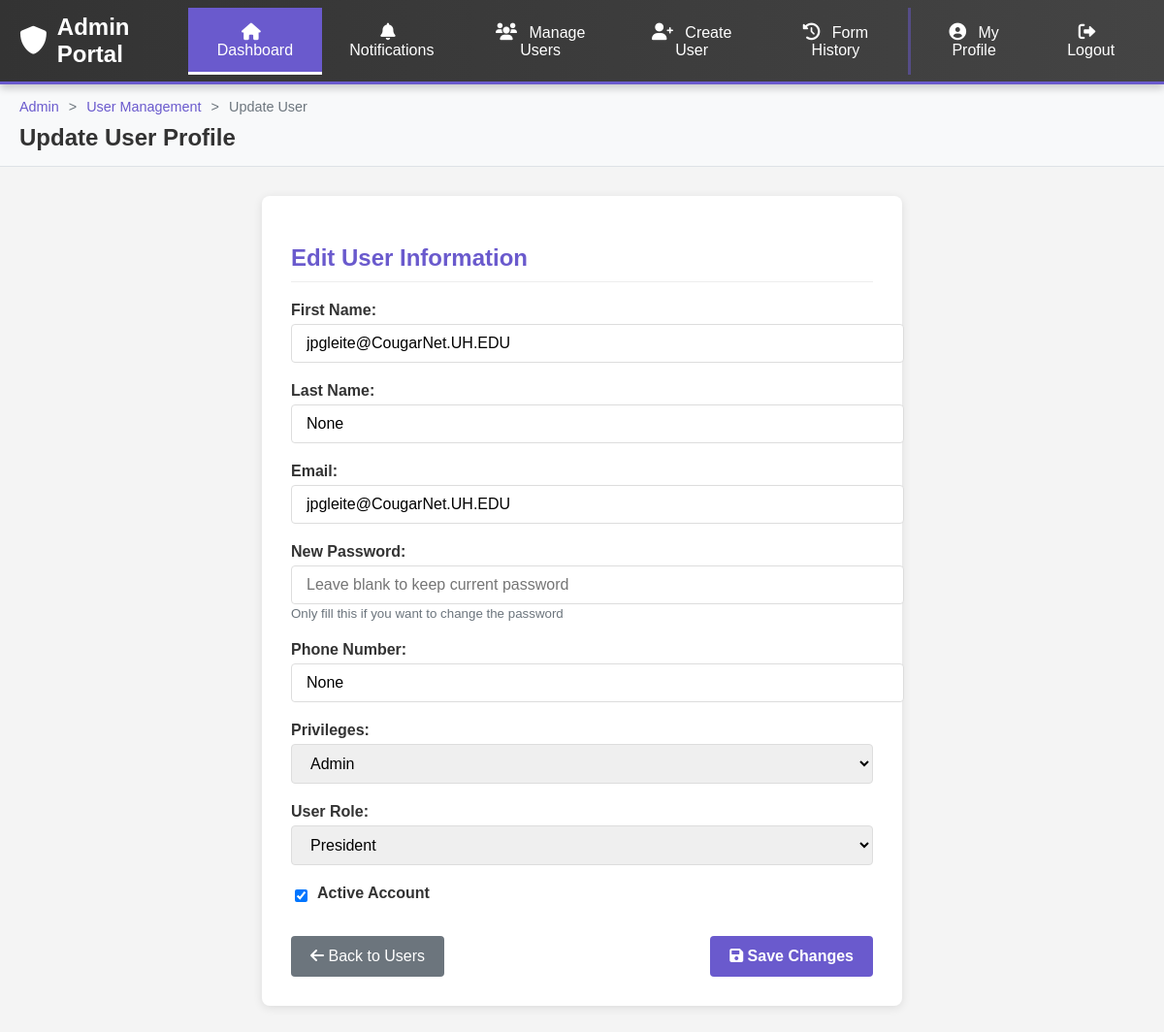
Screenshot of /update/1 with the database file from the repository.
### main.py (models this page shows, shortened)
class Profile(db.Model):
    id = db.Column(db.Integer, primary_key=True)
    first_name = db.Column(db.String(20), nullable=True)
    last_name = db.Column(db.String(20), nullable=True)
    active = db.Column(db.Boolean, default=True, nullable=True)
    pass_word = db.Column(db.String(200), nullable=False)  # Hashed passwords
    privilages_ = db.Column(db.String(20), default='user')
    user_roles = db.relationship('UserRole', back_populates='user')
    email_ = db.Column(db.String(100), nullable=True)
    usertokenid = db.Column(db.String(100), nullable=True)
    bio = db.Column(db.Text, nullable=True)
    phoneN_ = db.Column(db.String(200), nullable=True)
    address = db.Column(db.String(200), nullable=True)
    enroll_status = db.Column(db.String(200), nullable=True)
    date_created = db.Column(db.DateTime, default=datetime.utcnow)

class Role(db.Model):
    __tablename__ = 'roles'
    id = db.Column(db.Integer, primary_key=True)
    name = db.Column(db.String(50), unique=True)  # student, department_chair, president
    level = db.Column(db.Integer)  # 1=student, 2=chair, 3=president
    user_roles = db.relationship('UserRole', back_populates='role')

### main.py (the view, shortened to what this page needs)
@app.route('/update/<int:id>', methods=['GET', 'POST'])
def update_user(id):
    user = Profile.query.get(id)
    if not user:
        return "User not found", 404
    current_role = None
    if user.user_roles:  # Check if user has any roles
        current_role = user.user_roles[0].role.name if user.user_roles else 'student'
    return render_template('update.html',
                         profile=user,
                         current_role=current_role)

### main.py (called while the page is built)
@app.before_request
def check_user_active():
    user_id = session.get('user_id')
    if user_id:
        user = Profile.query.get(user_id)
        if user and not user.active and user.privilages_ != 'admin':
            session.clear()  # Clear session to prevent further access
            return redirect(url_for('deactivated'))  # Redirect to a deactivated page

### templates/update.html (shortened to what this page needs)
<!DOCTYPE html>
<html lang="en">
<head>
    <link rel="stylesheet" href="https://cdnjs.cloudflare.com/ajax/libs/font-awesome/6.0.0/css/all.min.css">
    <link rel="stylesheet" href="{{ url_for('static', filename='css/admin_navbar.css') }}">
</head>
<body>
    <nav class="admin-navbar">
        <div class="nav-container">
            <div class="top-bar">
                <a href="/ap" class="logo">
                    <i class="fas fa-shield-alt"></i> Admin Portal
                </a>
            </div>
            <div class="nav-links">
                <a href="/ap"><i class="fas fa-home"></i> Dashboard</a>
                <a href="/notifications"><i class="fas fa-bell"></i> Notifications</a>
                <a href="/adminpage"><i class="fas fa-users"></i> Manage Users</a>
                <a href="/create"><i class="fas fa-user-plus"></i> Create User</a>
                <a href="/form_history"><i class="fas fa-history"></i> Form History</a>
                <a href="/profile" class="profile-link"><i class="fas fa-user-circle"></i> My Profile</a>
                <a href="{{ url_for('logout') }}"><i class="fas fa-sign-out-alt"></i> Logout</a>
            </div>
        </div>
    </nav>
    <div class="page-header">
        <ul class="breadcrumb">
            <li><a href="/ap">Admin</a></li>
            <li><a href="/ap">User Management</a></li>
            <li class="current">Update User</li>
        </ul>
        <h2>Update User Profile</h2>
    </div>
    <div class="form-container">
        <h2>Edit User Information</h2>
        <form method="POST">
            <div class="form-group">
                <label for="first_name">First Name:</label>
                <input type="text" id="first_name" name="first_name" value="{{ profile.first_name }}" required>
            </div>
            <div class="form-group">
                <label for="last_name">Last Name:</label>
                <input type="text" id="last_name" name="last_name" value="{{ profile.last_name }}" required>
            </div>
            <div class="form-group">
                <label for="email">Email:</label>
                <input type="email" id="email" name="email" value="{{ profile.email_ }}" required>
            </div>
            <div class="form-group">
                <label for="pass_word">New Password:</label>
                <input type="password" id="pass_word" name="pass_word" placeholder="Leave blank to keep current password">
                <small style="color: #6c757d;">Only fill this if you want to change the password</small>
            </div>
            <div class="form-group">
                <label for="phoneN_">Phone Number:</label>
                <input type="text" id="phoneN_" name="phoneN_" value="{{ profile.phoneN_ }}" required>
            </div>
            <div class="form-group">
                <label for="privileges">Privileges:</label>
                <select id="privileges" name="privileges">
                    <option value="admin" {% if profile.privilages_=="admin" %}selected{% endif %}>Admin</option>
                </select>
            </div>
            <div class="form-group">
                <label for="user_roles">User Role:</label>
                <select id="user_roles" name="user_roles" class="form-control">
                    <option value="president"
                            {% if current_role == 'president' %}selected{% endif %}>
                        President
                    </option>
                </select>
            </div>
            <div class="form-group checkbox-group">
                <input type="checkbox" id="active" name="active" {% if profile.active %}checked{% endif %}>
                <label for="active">Active Account</label>
            </div>
            <div class="form-actions">
                <a href="/ap" class="back-link"><i class="fas fa-arrow-left"></i> Back to Users</a>
                <button type="submit"><i class="fas fa-save"></i> Save Changes</button>
            </div>
        </form>
    </div>
</body>
</html>

### static/css/admin_navbar.css (style rules this page uses)
.admin-navbar { background: linear-gradient(90deg, #333 0%, #444 100%); overflow: hidden; box-shadow: 0 4px 10px rgba(0, 0, 0, 0.2); position: sticky; top: 0; z-index: 1000; border-bottom: 3px solid #6a5acd; }
.admin-navbar .nav-container { display: flex; justify-content: space-between; align-items: center; max-width: 1200px; margin: 0 auto; padding: 0 20px; }
.admin-navbar .logo { color: white; font-weight: bold; font-size: 1.5rem; padding: 14px 0; text-decoration: none; display: flex; align-items: center; transition: all 0.3s ease; }
.admin-navbar .logo i { margin-right: 10px; font-size: 1.2em; }
.admin-navbar .nav-links { display: flex; margin: 0; padding: 0; }
.admin-navbar .nav-links a { display: flex; align-items: center; color: #f0f0f0; text-align: center; padding: 16px 20px; text-decoration: none; transition: all 0.3s ease; position: relative; font-weight: 500; }
.admin-navbar .nav-links a i { margin-right: 8px; font-size: 1.1em; }
.admin-navbar .nav-links a.active { background-color: #6a5acd; color: white; }
.admin-navbar .nav-links a.active::after { content: ""; position: absolute; bottom: 0; left: 0; width: 100%; height: 3px; background-color: #fff; }
.admin-navbar .nav-links a.profile-link { border-left: 3px solid rgba(106, 90, 205, 0.5); }

### templates/update.html (style rules this page uses)
body { font-family: Arial, sans-serif; background-color: #f4f4f4; margin: 0; padding: 0; color: #333; }
.admin-navbar { background-color: #333; overflow: hidden; box-shadow: 0 4px 8px rgba(0, 0, 0, 0.2); position: sticky; top: 0; z-index: 1000; }
.admin-navbar .nav-container { display: flex; justify-content: space-between; align-items: center; max-width: 1200px; margin: 0 auto; padding: 0 20px; }
.admin-navbar .logo { color: white; font-weight: bold; font-size: 1.5rem; padding: 14px 0; text-decoration: none; display: flex; align-items: center; }
.admin-navbar .logo i { margin-right: 10px; }
.admin-navbar .nav-links { display: flex; }
.admin-navbar .nav-links a { display: block; color: white; text-align: center; padding: 16px 20px; text-decoration: none; transition: all 0.3s ease; }
.admin-navbar .nav-links a.active { background-color: #6a5acd; color: white; }
.page-header { background-color: #f8f9fa; padding: 15px 20px; border-bottom: 1px solid #dee2e6; max-width: 1200px; margin: 0 auto; }
.page-header .breadcrumb { display: flex; list-style: none; padding: 0; margin: 0; }
.page-header .breadcrumb li { display: inline; font-size: 0.9rem; }
.page-header .breadcrumb li:not(:last-child)::after { content: ">"; margin: 0 10px; color: #6c757d; }
.page-header .breadcrumb a { color: #6a5acd; text-decoration: none; }
.page-header .breadcrumb .current { color: #6c757d; font-weight: 500; }
.page-header h2 { margin: 10px 0 0 0; color: #333; }
.form-container { background-color: #fff; padding: 30px; border-radius: 8px; box-shadow: 0 2px 10px rgba(0, 0, 0, 0.1); max-width: 600px; margin: 30px auto; }
.form-container h2 { color: #6a5acd; margin-bottom: 20px; padding-bottom: 10px; border-bottom: 1px solid #eee; }
.form-group { margin-bottom: 20px; }
label { display: block; margin-bottom: 5px; font-weight: 600; color: #333; }
input[type="text"], input[type="email"], input[type="password"], select { width: 100%; padding: 10px 15px; border: 1px solid #ddd; border-radius: 4px; font-size: 16px; transition: border-color 0.3s; }
.checkbox-group { display: flex; align-items: center; }
input[type="checkbox"] { margin-right: 10px; }
button[type="submit"] { background-color: #6a5acd; color: white; border: none; padding: 12px 20px; border-radius: 4px; cursor: pointer; font-size: 16px; font-weight: 600; transition: background-color 0.3s; }
.form-actions { display: flex; justify-content: space-between; margin-top: 30px; }
.back-link { display: inline-block; background-color: #6c757d; color: white; padding: 12px 20px; text-decoration: none; border-radius: 4px; font-size: 16px; transition: background-color 0.3s; }

### rows the page displays
Profile: first_name "jpgleite@CougarNet.UH.EDU", last_name "None", email "jpgleite@CougarNet.UH.EDU", phoneN_ "None", privileges "Admin", active "☑"
Role: user_roles "President"
